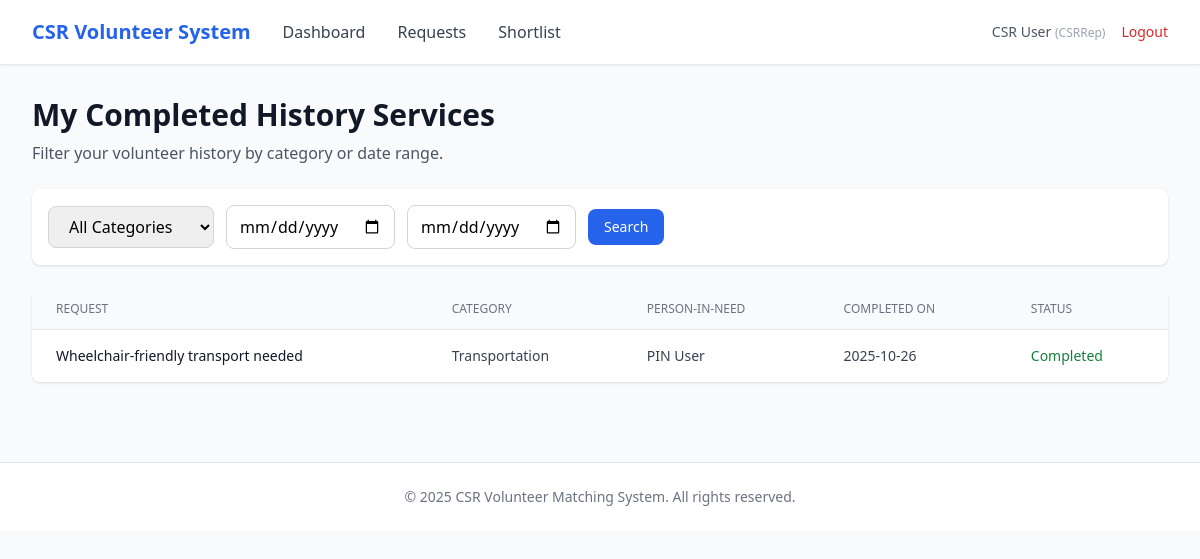
Screenshot of /csr/matches (signed in) with the database file from the repository.
### app/entity/user_account.py (models this page shows, shortened)
class UserAccount(UserMixin, db.Model):
    __tablename__ = "user_accounts"
    userID = db.Column(db.Integer, primary_key=True, autoincrement=True)  # explicit auto increment
    name = db.Column(db.String(100), nullable=False)
    email = db.Column(db.String(120), nullable=False, unique=True, index=True)
    _password = db.Column("password", db.String(255), nullable=False)
    age = db.Column(db.Integer)
    phoneNumber = db.Column(db.String(20))
    isActive = db.Column(db.Boolean, default=True)
    profileID = db.Column(db.Integer, db.ForeignKey("user_profiles.profileID"), nullable=False)
    profile = db.relationship("UserProfile", back_populates="users", lazy=True)
    @property
    def password(self):
        raise AttributeError("Password is write-only.")
    @password.setter
    def password(self, raw):
        self._password = generate_password_hash(raw)

### app/entity/user_profile.py (models this page shows)
class UserProfile(db.Model):
    __tablename__ = "user_profiles"
    profileID   = db.Column(db.Integer, primary_key=True, autoincrement=True)  # explicit auto increment
    profileName = db.Column(db.String(50), nullable=False, unique=True)
    description = db.Column(db.String(255))
    isActive    = db.Column(db.Boolean, default=True)
    users = db.relationship("UserAccount", back_populates="profile", lazy=True)

### app/entity/match_record.py (models this page shows)
class MatchRecord(db.Model):
    __tablename__ = "match_records"
    matchRecordID = db.Column(db.Integer, primary_key=True)
    requestID = db.Column(db.Integer, db.ForeignKey("requests.requestID", ondelete="CASCADE"), nullable=False)
    csrRepID = db.Column(db.Integer, db.ForeignKey("user_accounts.userID"), nullable=False)
    pinID = db.Column(db.Integer, db.ForeignKey("user_accounts.userID"), nullable=False)
    categoryID = db.Column(db.Integer, db.ForeignKey("categories.categoryID"), nullable=False)
    status = db.Column(db.String(30), default="completed")
    matchedAt   = db.Column(db.DateTime, default=db.func.now(), nullable=False)
    completedAt = db.Column(db.DateTime)
    request = db.relationship("Request", back_populates="match_records", lazy=True)
    csr_representative = db.relationship(
        "UserAccount",
        foreign_keys=[csrRepID],
        backref=db.backref("match_records_as_csr", lazy=True),
        lazy=True
    )
    person_in_need = db.relationship(
        "UserAccount",
        foreign_keys=[pinID],
        backref=db.backref("match_records_as_pin", lazy=True),
        lazy=True
    )
    category = db.relationship("Category", lazy=True)

### app/entity/request.py (models this page shows)
class Request(db.Model):
    __tablename__ = "requests"
    requestID = db.Column(db.Integer, primary_key=True)
    pinID = db.Column(db.Integer, db.ForeignKey("user_accounts.userID"), nullable=False)
    csrRepID = db.Column(db.Integer, db.ForeignKey("user_accounts.userID"))
    categoryID = db.Column(db.Integer, db.ForeignKey("categories.categoryID"), nullable=False)
    title = db.Column(db.String(150), nullable=False)
    description = db.Column(db.Text)
    status = db.Column(db.String(30), default="open")
    viewCount = db.Column(db.Integer, default=0)
    shortlistCount = db.Column(db.Integer, default=0)
    createdAt = db.Column(db.DateTime, default=db.func.now(), nullable=False)
    closedAt  = db.Column(db.DateTime)
    category = db.relationship("Category", back_populates="requests", lazy=True)
    person_in_need = db.relationship(
        "UserAccount",
        foreign_keys=[pinID],
        backref=db.backref("requests_made", lazy=True),
        lazy=True
    )
    csr_representative = db.relationship(
        "UserAccount",
        foreign_keys=[csrRepID],
        backref=db.backref("requests_supported", lazy=True),
        lazy=True
    )
    shortlists = db.relationship(
        "Shortlist",
        back_populates="request",
        cascade="all, delete-orphan",
        passive_deletes=True
    )
    match_records = db.relationship(
        "MatchRecord",
        back_populates="request",
        cascade="all, delete-orphan",
        passive_deletes=True
    )

### app/entity/category.py (models this page shows)
class Category(db.Model):
    __tablename__ = "categories"
    categoryID   = db.Column(db.Integer, primary_key=True)
    categoryName = db.Column(db.String(100), nullable=False, unique=True)
    description  = db.Column(db.String(255))
    isActive     = db.Column(db.Boolean, default=True)
    requests = db.relationship("Request", back_populates="category", lazy=True)

### app/boundary/routes.py (the view)
@boundary_bp.route("/csr/matches")
@login_required
def csr_matches():
    from app.control.csr_searchHistory_controller import CsrSearchHistoryController
    from app.entity.category import Category
    page = request.args.get("page", 1, type=int)
    per_page = 10
    category_filter = request.args.get("category", type=int)
    start_date = request.args.get("start_date", "").strip()
    end_date = request.args.get("end_date", "").strip()
    categories = Category.query.filter_by(isActive=True).all()
    results = CsrSearchHistoryController().searchHistory(
        current_user.userID,
        category_filter,
        start_date,
        end_date
    )
    total = len(results)
    start = (page - 1) * per_page
    end = start + per_page
    paginated = results[start:end]
    class SimplePagination:
        def __init__(self, page, per_page, total):
            self.page = page
            self.per_page = per_page
            self.total = total
            self.pages = (total + per_page - 1) // per_page
            self.has_prev = page > 1
            self.has_next = page < self.pages
            self.prev_num = page - 1
            self.next_num = page + 1
    pagination = SimplePagination(page, per_page, total)
    return render_template(
        "csr/matches.html",
        matches=paginated,
        categories=categories,
        selected_category=category_filter,
        start_date=start_date,
        end_date=end_date,
        pagination=pagination
    )

### app/control/csr_searchHistory_controller.py (called while the page is built)
    def searchHistory(self, userID: int, category_id: int = None, start_date: str = None, end_date: str = None):
        q = MatchRecord.query.filter(
            MatchRecord.csrRepID == userID,
            MatchRecord.status == "completed"
        )
        if category_id:
            q = q.filter(MatchRecord.categoryID == category_id)
        if start_date:
            q = q.filter(func.date(MatchRecord.completedAt) >= start_date)
        if end_date:
            q = q.filter(func.date(MatchRecord.completedAt) <= end_date)
        return q.order_by(MatchRecord.completedAt.desc()).all()

### app/entity/user_account.py (called while the page is built)
@login_manager.user_loader
def load_user(user_id):
    return UserAccount.query.get(int(user_id))

### app/templates/csr/matches.html (shortened to what this page needs)
{% extends "base.html" %}
{% block nav_links %}
<a href="{{ url_for('boundary.csr_dashboard') }}" class="text-gray-700 hover:text-primary">Dashboard</a>
<a href="{{ url_for('boundary.csr_requests') }}" class="text-gray-700 hover:text-primary">Requests</a>
<a href="{{ url_for('boundary.csr_shortlist') }}" class="text-gray-700 hover:text-primary">Shortlist</a>
{% endblock %}
{% block content %}
<div class="mb-6">
    <h1 class="text-3xl font-bold text-gray-900">My Completed History Services</h1>
    <p class="text-gray-600 mt-2">Filter your volunteer history by category or date range.</p>
</div>
<div class="bg-white rounded-lg shadow mb-6 p-4">
    <form method="GET" action="{{ url_for('boundary.csr_matches') }}" class="flex flex-wrap gap-3 items-center">
        <select name="category"
                class="px-4 py-2 border border-gray-300 rounded-lg focus:ring-2 focus:ring-primary focus:border-transparent">
            <option value="">All Categories</option>
        </select>
        <input type="date"
               name="start_date"
               value="{{ start_date }}"
               class="px-3 py-2 border border-gray-300 rounded-lg focus:ring-2 focus:ring-primary focus:border-transparent">
        <input type="date"
               name="end_date"
               value="{{ end_date }}"
               class="px-3 py-2 border border-gray-300 rounded-lg focus:ring-2 focus:ring-primary focus:border-transparent">
        <button type="submit"
                class="px-4 py-2 bg-primary text-white rounded-lg hover:bg-blue-700 transition text-sm">
            Search
        </button>
    </form>
</div>
<div class="bg-white rounded-lg shadow overflow-hidden">
    <table class="min-w-full divide-y divide-gray-200">
        <thead class="bg-gray-50">
            <tr>
                <th class="px-6 py-3 text-left text-xs font-medium text-gray-500 uppercase">Request</th>
                <th class="px-6 py-3 text-left text-xs font-medium text-gray-500 uppercase">Category</th>
                <th class="px-6 py-3 text-left text-xs font-medium text-gray-500 uppercase">Person-in-Need</th>
                <th class="px-6 py-3 text-left text-xs font-medium text-gray-500 uppercase">Completed On</th>
                <th class="px-6 py-3 text-left text-xs font-medium text-gray-500 uppercase">Status</th>
            </tr>
        </thead>
        <tbody class="bg-white divide-y divide-gray-200">
            {% for match in matches %}
            <tr>
                <td class="px-6 py-4 text-sm font-medium text-gray-900">{{ match.request.title }}</td>
                <td class="px-6 py-4 text-sm text-gray-700">{{ match.category.categoryName }}</td>
                <td class="px-6 py-4 text-sm text-gray-700">{{ match.person_in_need.name }}</td>
                <td class="px-6 py-4 text-sm text-gray-700">
                    {{ match.completedAt.strftime('%Y-%m-%d') if match.completedAt else 'N/A' }}
                </td>
                <td class="px-6 py-4 text-sm text-green-700 font-medium">{{ match.status|capitalize }}</td>
            </tr>
            {% else %}
            <tr>
                <td colspan="5" class="px-6 py-12 text-center text-gray-500">
                    No completed matches found for selected filters.
                </td>
            </tr>
            {% endfor %}
        </tbody>
    </table>
</div>
{% endblock %}

### app/templates/base.html (shortened to what this page needs)
<!DOCTYPE html>
<html lang="en">
<head>
    <script src="https://cdn.tailwindcss.com"></script>
</head>
<body class="bg-gray-50 min-h-screen">
    {% if current_user.is_authenticated %}
    <nav class="bg-white shadow-sm border-b border-gray-200">
        <div class="max-w-7xl mx-auto px-4 sm:px-6 lg:px-8">
            <div class="flex justify-between items-center h-16">
                <div class="flex items-center gap-8">
                    <a href="{{ url_for('boundary.login') }}" class="text-xl font-bold text-primary">
                        CSR Volunteer System
                    </a>
                    {% block nav_links %}{% endblock %}
                </div>
                <div class="flex items-center gap-4">
                    <span class="text-sm text-gray-600">
                        {{ current_user.name }}
                        <span class="text-xs text-gray-400">({{ current_user.profile.profileName }})</span>
                    </span>
                    <a href="{{ url_for('boundary.logout') }}" class="text-sm text-red-600 hover:text-red-700">
                        Logout
                    </a>
                </div>
            </div>
        </div>
    </nav>
    {% endif %}
    <main class="max-w-7xl mx-auto px-4 sm:px-6 lg:px-8 py-8">
        {% block content %}{% endblock %}
    </main>
    <footer class="bg-white border-t border-gray-200 mt-12">
        <div class="max-w-7xl mx-auto px-4 sm:px-6 lg:px-8 py-6">
            <p class="text-center text-sm text-gray-500">
                &copy; 2025 CSR Volunteer Matching System. All rights reserved.
            </p>
        </div>
    </footer>
</body>
</html>

### rows the page displays
UserAccount: name "CSR User"
UserProfile: profile.profileName "CSRRep"
MatchRecord: request "Wheelchair-friendly transport needed", category.categoryName "Transportation", person_in_need.name "PIN User", completedAt "2025-10-26", status "Completed"
